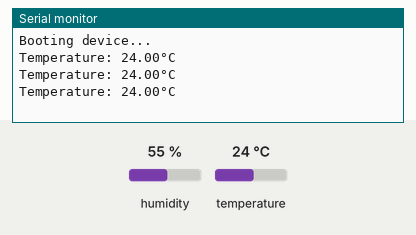
Simulated run of this sketch. Board: Arduino Mega 2560, built with avr-gcc and run on an emulated ATmega2560. On the bench: the last lines printed to the serial monitor. Inputs (shaded band) come from the test bench; at power-on: temperature 24 °C, humidity 55 %.

Above: at 2.8 s.
2.9 s: temperature set to 12 °C
At 5.5 s:
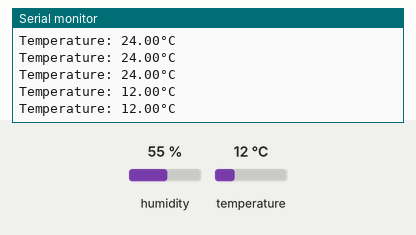
5.6 s: temperature set to 19 °C
At 6.9 s:
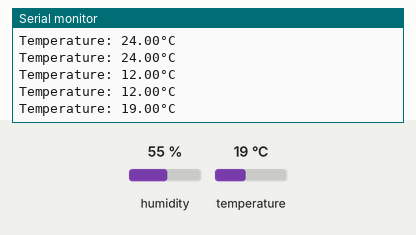
Timing chart, 0 to 8.6 s (numbered marks = the images above; inputs shaded):
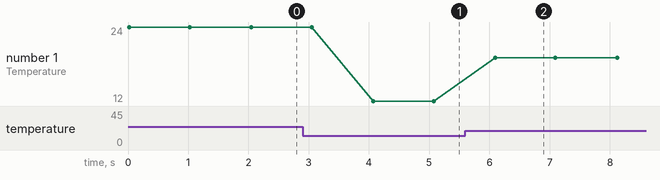

The sketch:

DHT.ino
```cpp
#include "DHT.h" // Include DHT library

#define DHT_PIN 22     // Defines pin number to which the sensor is connected
#define DHT_TYPE DHT11 // Defines the sensor type. It can be DHT11 or DHT22

DHT dhtSensor(DHT_PIN, DHT_TYPE); // Defines the sensor dht

void setup() {
  Serial.begin(9600); // Starts the serial communication
  Serial.println("\nBooting device...");

  dhtSensor.begin(); // Starts sensor communication
}

void loop() {
  static float temperature;
  temperature = dhtSensor.readTemperature(); // Reads the temperature, it takes
                                             // about 250 milliseconds
  Serial.println("Temperature: " + String(temperature) + "°C"); // Prints in a new line the result

  delay(1000); // Freezes the loop for 1000 milliseconds
}
```

Measured:
- after the input at 2.9 s, the serial monitor: prints a new line after 1.2 s (image 1)
- after the input at 5.6 s, the serial monitor: prints a new line after 0.50 s (image 2)
- plotted number 1: 24 → 12 after the input at 2.9 s, 12 → 19 after the input at 5.6 s
